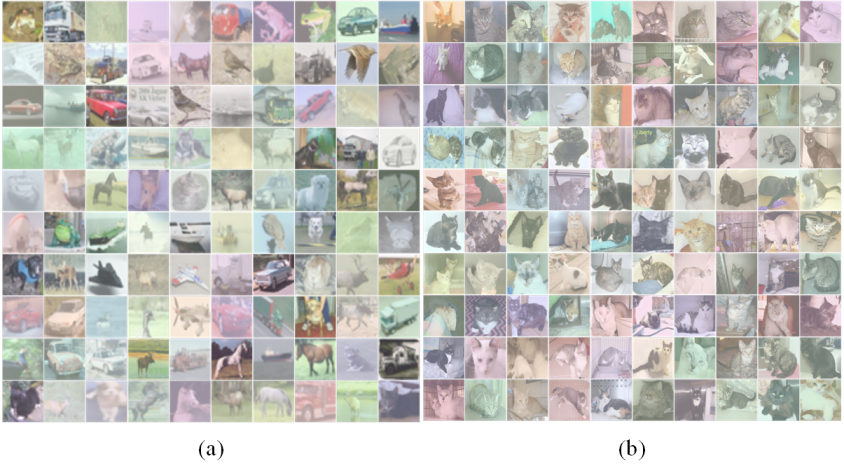
#> input picture images/atmosphericdegradation.png, 844 x 473 px
$ python -i monogenic_functions.py   (imports and definitions only)   (older library calls are emulated)
#> lines starting #> are read from the running program, lines starting #| are printed output that depends on the picture
#!/usr/bin/python
# -*- coding: utf-8 -*-

__author__ = ["E. Ulises Moya", " Sebastian Salazar-Colores", "Abraham Sanchez", "Sebastian Xambò", "Ulises Cortes" ]
__copyright__ = "Copyright 2019, Gobierno de Jalisco"
__credits__ = ["E. Ulises Moya"]
__license__ = "MIT"
__version__ = "0.0.1"
__maintainer__ = ["E. Ulises Moya", "Abraham Sanchez"]
__email__ = "eduardo.moya@jalisco.gob.mx"
__status__ = "Development"


import numpy as np
from scipy.fftpack import fftshift, ifftshift
from pyfftw.interfaces.scipy_fftpack import fft2, ifft2
import cv2


# [15 lines left out: function filtergrid, not called in this run]


"""
Function to create to create Riesz kernels
Please see A New Extension of Linear Signal Processing for
Estimating Local Properties and Detecting Features

Get rid of the 0 radius value at the 0 frequency point (at top-left
corner after fftshift) so that taking the log of the radius will not cause trouble.
"""

def riesz_trans(cols, rows):
    u1, u2 = np.meshgrid(np.linspace(-0.5, 0.5, cols, endpoint=(cols % 2)),
                         np.linspace(-0.5, 0.5, rows, endpoint=(rows % 2)),
                         sparse=True)

    # Quadrant shift to put 0 frequency at the top left corner
    u1 = ifftshift(u1)
    u2 = ifftshift(u2)

    # Compute frequency values as a radius from centre (but quadrant shifted)
    q = np.sqrt(u1 * u1 + u2 * u2)
    q[0, 0] = 1.
    #Construct the monogenic filters in the frequency domain. The two filters
    # would normally be constructed as follows:
    H1= (1j*u1)/q
    H2= (1j*u2)/q
    return H1, H2


def lowpassfilter(size, cutoff, n):
    """
#Low passfilter in frequency domain
#is useful
     Constructs a low-pass Butterworth filter:

        f = 1 / (1 + (w/cutoff)^2n)

    usage:  f = lowpassfilter(sze, cutoff, n)

    where:  size    is a tuple specifying the size of filter to construct
            [rows cols].
        cutoff  is the cutoff frequency of the filter 0 - 0.5
        n   is the order of the filter, the higher n is the sharper
            the transition is. (n must be an integer >= 1). Note
            that n is doubled so that it is always an even integer.

    The frequency origin of the returned filter is at the corners.
    """

    if cutoff < 0. or cutoff > 0.5:
        raise Exception('cutoff must be between 0 and 0.5')
    elif n % 1:
        raise Exception('n must be an integer >= 1')
    if len(size) == 1:
        rows = cols = size
    else:
        rows, cols = size

    if (cols % 2):
        xvals = np.arange(-(cols - 1) / 2.,
                          ((cols - 1) / 2.) + 1) / float(cols - 1)
    else:
        xvals = np.arange(-cols / 2., cols / 2.) / float(cols)

    if (rows % 2):
        yvals = np.arange(-(rows - 1) / 2.,
                          ((rows - 1) / 2.) + 1) / float(rows - 1)
    else:
        yvals = np.arange(-rows / 2., rows / 2.) / float(rows)

    x, y = np.meshgrid(xvals, yvals, sparse=True)
    radius = np.sqrt(x * x + y * y)

    return ifftshift(1. / (1. + (radius / cutoff) ** (2. * n)))


'''
nscale          5       Number of wavelet scales, try values 3-6
minWaveLength   3       Wavelength of smallest scale filter.
mult            2.1     Scaling factor between successive filters.
sigmaOnf        0.55    Ratio of the standard deviation of the Gaussian
                        describing the log Gabor filter's transfer function
                        in the frequency domain to the filter center
                        frequency
 Notes on filter settings to obtain even coverage of the spectrum:
    sigmaOnf    .85   mult 1.3
    sigmaOnf    .75   mult 1.6  (filter bandwidth ~1 octave)
    sigmaOnf    .65   mult 2.1
    sigmaOnf    .55   mult 3    (filter bandwidth ~2 octaves)
'''
def logGabor_scale(cols=32,rows=32, ss=1,  minWaveLength=3, mult=2.1, sigmaOnf=0.55):
    u1, u2 = np.meshgrid(np.linspace(-0.5, 0.5, cols, endpoint=(cols % 2)),
                         np.linspace(-0.5, 0.5, rows, endpoint=(rows % 2)),
                         sparse=True)
    # Quadrant shift to put 0 frequency at the top left corner
    u1 = ifftshift(u1)
    u2 = ifftshift(u2)
    # Compute frequency values as a radius from centre (but quadrant shifted)
    radius = np.sqrt(u1 * u1 + u2 * u2)
    radius[0, 0] = 1.
    lp = lowpassfilter((rows, cols), .45, 15) # low pass to cut the maximum size of the log Gabor
    logGaborDenom = 2. * np.log(sigmaOnf) ** 2.
    wavelength = minWaveLength * mult**ss
    fo = 1. / wavelength  # Centre frequency of filter
    logRadOverFo = (np.log(radius / fo))
    logGabor = np.exp(-(logRadOverFo * logRadOverFo) / logGaborDenom)
    logGabor = (lp*logGabor)      # Apply the low-pass filter
    #logGabor[0, 0] = 0. # Undo the radius fudge
    return logGabor


def monogenic_scale(cols=32,rows=32, ss=1,  minWaveLength=3, mult=2.1, sigmaOnf=0.55):
    '''
    nscale          5       Number of wavelet scales, try values 3-6
    minWaveLength   3       Wavelength of smallest scale filter.
    mult            2.1     Scaling factor between successive filters.
    sigmaOnf        0.55    Ratio of the standard deviation of the Gaussian
                            describing the log Gabor filter's transfer function
                            in the frequency domain to the filter center
                            frequency
 Notes on filter settings to obtain even coverage of the spectrum:
    sigmaOnf    .85   mult 1.3
    sigmaOnf    .75   mult 1.6  (filter bandwidth ~1 octave)
    sigmaOnf    .65   mult 2.1
    sigmaOnf    .55   mult 3    (filter bandwidth ~2 octaves)
    '''

    H1,H2 = riesz_trans(cols, rows)
    logGabor = logGabor_scale(cols,rows, ss,  minWaveLength, mult, sigmaOnf)
    logGabor_H1= logGabor*H1
    logGabor_H2= logGabor*H2
    return logGabor, logGabor_H1, logGabor_H2


def monogenic_filter_one_scale_gray(img, ss=1,  minWaveLength=3, mult=2.1, sigmaOnf=0.55):
    # float point is very important in order to compute the fft2
    if img.dtype not in ['float32', 'float64']:
        img = np.float64(img)
        imgdtype = 'float64'
    else:
        imgdtype = img.dtype
    # for 3 channel we  make one channel computing the mean value
    if img.ndim == 3:  # hay que cambiar esto
        img = img.mean(2)
    rows, cols = img.shape
    #compute the monnogenic scale in frequency domain
    logGabor, logGabor_H1, logGabor_H2 = monogenic_scale(cols,rows, ss,  minWaveLength, mult, sigmaOnf)
    # FFT2 in the corner
    IM = fft2(img)     # Discrete Fourier Transform of image
    IMF = IM * logGabor   # Frequency bandpassed image
    f = np.real(ifft2(IMF))  # Spatially bandpassed image
    # Bandpassed monogenic filtering, real part of h contains
    IMH1=IM*logGabor_H1
    IMH2=IM*logGabor_H2
    h1= np.real(ifft2(IMH1))
    h2= np.real(ifft2(IMH2))
    # Amplitude of this scale component
    An = np.sqrt(f * f + h1 * h1 + h2 * h2)
    #Orientation computation
    ori = np.arctan(-h2 / h1)
    # Wrap angles between -pi and pi and convert radians to degrees
    ori_d = np.fix((ori % np.pi) / np.pi * 180.)
    # Feature type (a phase angle between -pi/2 and pi/2)
    ft = np.arctan2(f, np.sqrt(h1 * h1 + h2 * h2))
    #proyectionin ij plane
    fr= np.sqrt(h1 * h1 + h2 * h2)
    return An,ori_d,ori,ft,fr,f


def comp_ph_ori_fr_ones_hsv(img, ss=1,  minWaveLength=3, mult=2.1, sigmaOnf=0.55):

    An,ori_d,ori,ft,fr,f = monogenic_filter_one_scale_gray(img, ss,  minWaveLength, mult, sigmaOnf)
    A_n=cv2.normalize(An, None, 1.0, 0.0, cv2.NORM_MINMAX, dtype=cv2.CV_64F)
    ft_n=cv2.normalize(ft, None, 1.0, 0.0, cv2.NORM_MINMAX, dtype=cv2.CV_64F)
    ori_n=cv2.normalize(ori, None, 1.0, 0.0, cv2.NORM_MINMAX, dtype=cv2.CV_64F)
    fr_n=cv2.normalize(fr, None, 1.0, 0.0, cv2.NORM_MINMAX, dtype=cv2.CV_64F)
    f_n=cv2.normalize(f, None, 1.0, 0.0, cv2.NORM_MINMAX, dtype=cv2.CV_64F)

    ori_n*=179
    ori_n.astype('uint8')
    ori_n=cv2.convertScaleAbs(ori_n)

    ft_n*=179
    ft_n.astype('uint8')
    ft_n=cv2.convertScaleAbs(ft_n)

    f_n*=255
    f_n.astype('uint8')
    f_n=cv2.convertScaleAbs(f_n)

    fr_n*=255
    fr_n.astype('uint8')
    fr_n=cv2.convertScaleAbs(fr_n)

    ones = np.zeros(A_n.shape)
    ones[:,:]=255
    ones.astype('uint8')
    ones =cv2.convertScaleAbs(ones)

    n_img1 =cv2.merge((ft_n, fr_n, ones))

    n_img2 =cv2.merge((ori_n,fr_n, ones))

    return n_img1,n_img2


# [35 lines left out: function comp_ph_ori_ones_ones_hsv, not called in this run]


def comp_ph_ori_fr_ones_rgb(img, ss=1,  minWaveLength=3, mult=2.1, sigmaOnf=0.55):
    phase,ori=comp_ph_ori_fr_ones_hsv(img, ss,  minWaveLength, mult, sigmaOnf)
    if img.ndim == 3:  # it possible to improve this part by computing as input each channel
        img = img.mean(2)
    rows, cols = img.shape
    a=rows
    b=cols

    bgr1 = cv2.cvtColor(phase, cv2.COLOR_HSV2BGR)
    phase_rgb =cv2.cvtColor(bgr1, cv2.COLOR_BGR2RGB)

    bgr2 = cv2.cvtColor(ori, cv2.COLOR_HSV2BGR)
    ori_rgb =cv2.cvtColor(bgr2, cv2.COLOR_BGR2RGB)
    ch_num = 6
    ph_ori_ones6 = np.zeros((a,b,ch_num),dtype='uint8')
    ph_ori_ones6[:,:,0]= phase_rgb[:,:,0]
    ph_ori_ones6[:,:,1]= phase_rgb[:,:,1]
    ph_ori_ones6[:,:,2]= phase_rgb[:,:,2]
    ph_ori_ones6[:,:,3]= ori_rgb[:,:,0]
    ph_ori_ones6[:,:,4]= ori_rgb[:,:,1]
    ph_ori_ones6[:,:,5]= ori_rgb[:,:,2]

    return ph_ori_ones6


# [71 lines left out: functions comp_ph_ori_fr_ones_rgb_list, comp_ph_ori_ones_ones_rgb, comp_ph_ori_ones_ones_rgb_list, circle, line, not called in this run]

>>> import cv2
>>> picture = cv2.imread('../images/atmosphericdegradation.png')
#> picture is the input picture: shape (473, 844, 3); mean B, G, R 187.6, 192.3, 193.5
>>> result = comp_ph_ori_fr_ones_rgb(picture)
#> in monogenic_filter_one_scale_gray, `img = img.mean(2)`:
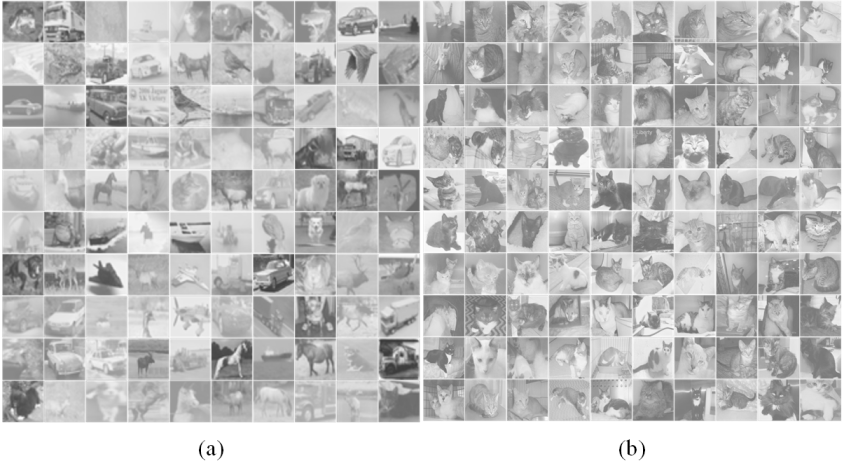
#> img: shape (473, 844) float64; min 0, max 255, mean 191.1
#> (the run stopped early here; a loop or call above may not have finished)

$ run again, on images/oneimagedegradation.png
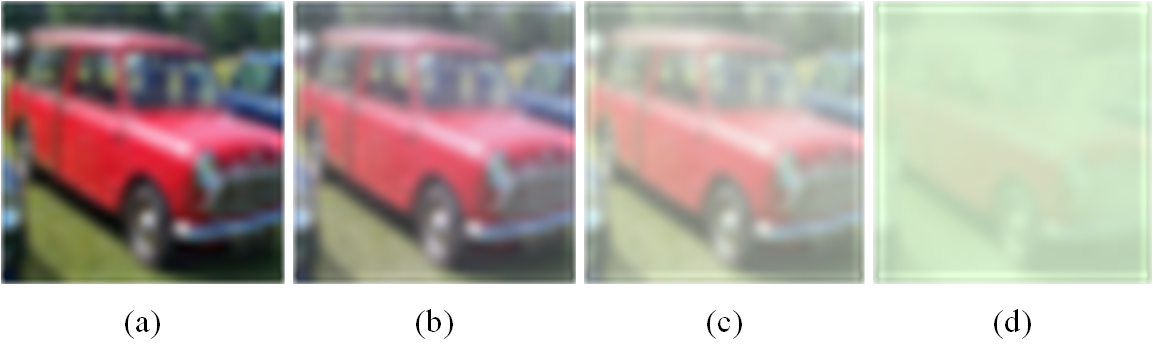
#> input picture images/oneimagedegradation.png, 1153 x 356 px
#> picture is the input picture: shape (356, 1153, 3); mean B, G, R 169.9, 177.3, 185.6
#> in monogenic_filter_one_scale_gray, `img = img.mean(2)`:
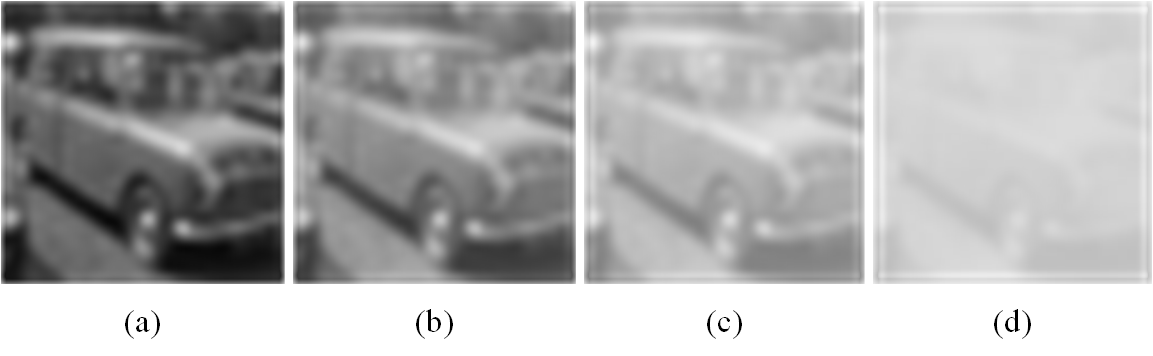
#> img: shape (356, 1153) float64; min 0, max 255, mean 177.6
